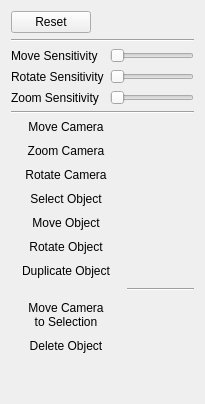
         <widget class="QWidget" name="tab2DControls">
          <attribute name="title">
           <string>2D Controls</string>
          </attribute>
          <layout class="QVBoxLayout" name="verticalLayout_3">
           <item>
            <layout class="QHBoxLayout" name="horizontalLayout_4">
             <item>
              <widget class="QPushButton" name="controls2dResetButton">
               <property name="text">
                <string>Reset</string>
               </property>
              </widget>
             </item>
             <item>
              <spacer name="horizontalSpacer_4">
               <property name="orientation">
                <enum>Qt::Horizontal</enum>
               </property>
               <property name="sizeHint" stdset="0">
                <size>
                 <width>40</width>
                 <height>20</height>
                </size>
               </property>
              </spacer>
             </item>
            </layout>
           </item>
           <item>
            <widget class="Line" name="line888">
             <property name="orientation">
              <enum>Qt::Horizontal</enum>
             </property>
            </widget>
           </item>
           <item>
            <layout class="QFormLayout" name="formLayout_6">
             <item row="0" column="0">
              <widget class="QLabel" name="label_43">
               <property name="text">
                <string>Move Sensitivity</string>
               </property>
              </widget>
             </item>
             <item row="0" column="1">
              <widget class="QSlider" name="moveCameraSensitivity2dEdit">
               <property name="minimum">
                <number>10</number>
               </property>
               <property name="maximum">
                <number>1000</number>
               </property>
               <property name="orientation">
                <enum>Qt::Horizontal</enum>
               </property>
              </widget>
             </item>
             <item row="1" column="0">
              <widget class="QLabel" name="label_44">
               <property name="text">
                <string>Rotate Sensitivity</string>
               </property>
              </widget>
             </item>
             <item row="2" column="0">
              <widget class="QLabel" name="label_45">
               <property name="text">
                <string>Zoom Sensitivity</string>
               </property>
              </widget>
             </item>
             <item row="1" column="1">
              <widget class="QSlider" name="rotateCameraSensitivity2dEdit">
               <property name="minimum">
                <number>10</number>
               </property>
               <property name="maximum">
                <number>1000</number>
               </property>
               <property name="orientation">
                <enum>Qt::Horizontal</enum>
               </property>
              </widget>
             </item>
             <item row="2" column="1">
              <widget class="QSlider" name="zoomCameraSensitivity2dEdit">
               <property name="minimum">
                <number>10</number>
               </property>
               <property name="maximum">
                <number>1000</number>
               </property>
               <property name="orientation">
                <enum>Qt::Horizontal</enum>
               </property>
              </widget>
             </item>
            </layout>
           </item>
           <item>
            <widget class="Line" name="line889">
             <property name="orientation">
              <enum>Qt::Horizontal</enum>
             </property>
            </widget>
           </item>
           <item>
            <layout class="QFormLayout" name="formLayout_2">
             <property name="verticalSpacing">
              <number>10</number>
             </property>
             <item row="0" column="0">
              <widget class="QLabel" name="label_13">
               <property name="minimumSize">
                <size>
                 <width>110</width>
                 <height>0</height>
                </size>
               </property>
               <property name="toolTip">
                <string>Reacts to mouse movement.</string>
               </property>
               <property name="styleSheet">
                <string notr="true">QLabel:hover { color: #555;}</string>
               </property>
               <property name="text">
                <string>Move Camera</string>
               </property>
               <property name="alignment">
                <set>Qt::AlignCenter</set>
               </property>
              </widget>
             </item>
             <item row="0" column="1">
              <widget class="SetBindWidget" name="moveCamera2dBindEdit" native="true" />
             </item>
             <item row="1" column="0">
              <widget class="QLabel" name="label_14">
               <property name="minimumSize">
                <size>
                 <width>110</width>
                 <height>0</height>
                </size>
               </property>
               <property name="toolTip">
                <string>Reacts to mouse scrolling.</string>
               </property>
               <property name="styleSheet">
                <string notr="true">QLabel:hover { color: #555;}</string>
               </property>
               <property name="text">
                <string>Zoom Camera</string>
               </property>
               <property name="alignment">
                <set>Qt::AlignCenter</set>
               </property>
              </widget>
             </item>
             <item row="1" column="1">
              <widget class="SetBindWidget" name="zoomCamera2dBindEdit" native="true" />
             </item>
             <item row="2" column="0">
              <widget class="QLabel" name="label_15">
               <property name="minimumSize">
                <size>
                 <width>110</width>
                 <height>0</height>
                </size>
               </property>
               <property name="toolTip">
                <string>Reacts to mouse movement.</string>
               </property>
               <property name="styleSheet">
                <string notr="true">QLabel:hover { color: #555;}</string>
               </property>
               <property name="text">
                <string>Rotate Camera</string>
               </property>
               <property name="alignment">
                <set>Qt::AlignCenter</set>
               </property>
              </widget>
             </item>
             <item row="2" column="1">
              <widget class="SetBindWidget" name="rotateCamera2dBindEdit" native="true" />
             </item>
             <item row="3" column="0">
              <widget class="QLabel" name="label_16">
               <property name="minimumSize">
                <size>
                 <width>110</width>
                 <height>0</height>
                </size>
               </property>
               <property name="toolTip">
                <string>Reacts to mouse presses.</string>
               </property>
               <property name="styleSheet">
                <string notr="true">QLabel:hover { color: #555;}</string>
               </property>
               <property name="text">
                <string>Select Object</string>
               </property>
               <property name="alignment">
                <set>Qt::AlignCenter</set>
               </property>
              </widget>
             </item>
             <item row="3" column="1">
              <widget class="SetBindWidget" name="selectObject2dBindEdit" native="true" />
             </item>
             <item row="4" column="0">
              <widget class="QLabel" name="label_17">
               <property name="minimumSize">
                <size>
                 <width>110</width>
                 <height>0</height>
                </size>
               </property>
               <property name="toolTip">
                <string>Reacts to mouse movement.</string>
               </property>
               <property name="styleSheet">
                <string notr="true">QLabel:hover { color: #555;}</string>
               </property>
               <property name="text">
                <string>Move Object</string>
               </property>
               <property name="alignment">
                <set>Qt::AlignCenter</set>
               </property>
              </widget>
             </item>
             <item row="4" column="1">
              <widget class="SetBindWidget" name="moveObject2dBindEdit" native="true" />
             </item>
             <item row="5" column="0">
              <widget class="QLabel" name="label_19">
               <property name="minimumSize">
                <size>
                 <width>110</width>
                 <height>0</height>
                </size>
               </property>
               <property name="toolTip">
                <string>Reacts to mouse movement.</string>
               </property>
               <property name="styleSheet">
                <string notr="true">QLabel:hover { color: #555;}</string>
               </property>
               <property name="text">
                <string>Rotate Object</string>
               </property>
               <property name="alignment">
                <set>Qt::AlignCenter</set>
               </property>
              </widget>
             </item>
             <item row="5" column="1">
              <widget class="SetBindWidget" name="rotateObject2dBindEdit" native="true" />
             </item>
             <item row="6" column="0">
              <widget class="QLabel" name="label_59">
               <property name="minimumSize">
                <size>
                 <width>110</width>
                 <height>0</height>
                </size>
               </property>
               <property name="toolTip">
                <string>Reacts to keyboard input.</string>
               </property>
               <property name="styleSheet">
                <string notr="true">QLabel:hover { color: #555;}</string>
               </property>
               <property name="text">
                <string>Duplicate Object</string>
               </property>
               <property name="alignment">
                <set>Qt::AlignCenter</set>
               </property>
              </widget>
             </item>
             <item row="6" column="1">
              <widget class="SetBindWidget" name="duplicateObject2dBindEdit" native="true" />
             </item>
             <item row="7" column="1">
              <widget class="Line" name="line_4">
               <property name="orientation">
                <enum>Qt::Horizontal</enum>
               </property>
              </widget>
             </item>
             <item row="9" column="0">
              <widget class="QLabel" name="label_61">
               <property name="minimumSize">
                <size>
                 <width>110</width>
                 <height>0</height>
                </size>
               </property>
               <property name="toolTip">
                <string>Reacts to keyboard input.</string>
               </property>
               <property name="styleSheet">
                <string notr="true">QLabel:hover { color: #555;}</string>
               </property>
               <property name="text">
                <string>Delete Object</string>
               </property>
               <property name="alignment">
                <set>Qt::AlignCenter</set>
               </property>
              </widget>
             </item>
             <item row="9" column="1">
              <widget class="SetBindWidget" name="deleteObject2dBindEdit" native="true" />
             </item>
             <item row="8" column="0">
              <widget class="QLabel" name="label_62">
               <property name="minimumSize">
                <size>
                 <width>110</width>
                 <height>0</height>
                </size>
               </property>
               <property name="toolTip">
                <string>Reacts to keyboard input.</string>
               </property>
               <property name="styleSheet">
                <string notr="true">QLabel:hover { color: #555;}</string>
               </property>
               <property name="text">
                <string>&lt;html&gt;&lt;head/&gt;&lt;body&gt;&lt;p&gt;Move Camera&lt;br/&gt;to
                 Selection&lt;/p&gt;&lt;/body&gt;&lt;/html&gt;</string>
               </property>
               <property name="alignment">
                <set>Qt::AlignCenter</set>
               </property>
              </widget>
             </item>
             <item row="8" column="1">
              <widget class="SetBindWidget" name="moveCameraToSelected2dBindEdit" native="true" />
             </item>
            </layout>
           </item>
           <item>
            <spacer name="verticalSpacer_3">
             <property name="orientation">
              <enum>Qt::Vertical</enum>
             </property>
             <property name="sizeHint" stdset="0">
              <size>
               <width>20</width>
               <height>40</height>
              </size>
             </property>
            </spacer>
           </item>
          </layout>
         </widget>
